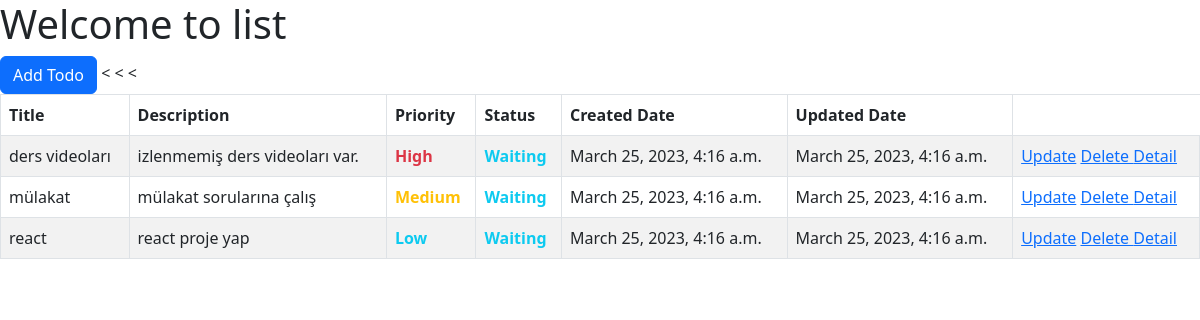
/todo/, run on the app's committed database.
### todo/models.py (models this page shows, shortened)
class Todo(models.Model):
    title=models.CharField(max_length=100)
    desc=models.TextField()
    priority=models.SmallIntegerField(choices=priority_choices,default=1)
    status=models.CharField(choices=status_choices,default='W',max_length=1)
    created_date=models.DateTimeField(auto_now_add=True)
    updated_date=models.DateTimeField(auto_now=True)

### todo/views.py (the view)
# urls.py: path('', TodoListView.as_view(), name='todo_list'),
class TodoListView(ListView):
    model=Todo
    template_name = 'todo/list.html'

### todo/templates/todo/list.html (shortened to what this page needs)
{% extends 'base.html' %}
{% block container %}
{% block page_title %}
<h1>Welcome to list</h1>
{% endblock %}
<a href="/add" class="btn btn-primary">Add Todo</a>
<table class="table table-bordered table-striped">
  <thead>
    <tr>
      <th>Title</th>
      <th>Description</th>
      <th>Priority</th>
      <th>Status</th>
      <th>Created Date</th>
      <th>Updated Date</th>
    </tr>
  </thead>
  <tbody>
    {% for todo in object_list %}
    <tr>
      <td>{{ todo.title }}</td>
      <td>{{ todo.desc }}</td>
      <td>
                     <b class="{% if todo.priority == 1 %}text-danger{% elif todo.priority == 2 %}text-warning{% else %}text-info{% endif %}">
                     {{ todo.get_priority_display }}
                    </b>
                </td>
      <td > <b class="{% if todo.status == 'C' %}text-danger{% elif todo.status == 'P' %}text-warning{% else %}text-info{% endif %}">
                    {{ todo.get_status_display }}</b></td>
      <td>{{ todo.created_date }}</td>
      <td>{{ todo.updated_date }}</td>
      <td><a href="update/{{todo.id}}">Update</a> <a href="delete/{{todo.id}}" >Delete </a><a href="detail/{{todo.id}}" >Detail</a> </td>
    </tr>
    {% empty %}
    <tr>
      <td colspan="6">No todos found.</td>
    </tr>
    {% endfor %}
  </tbody>
</table>
{% endblock container %}

### todo/templates/base.html (shortened to what this page needs)
<!DOCTYPE html>
<html lang="en">
<head>
    <link href="https://cdn.jsdelivr.net/npm/bootstrap@5.3.0-alpha2/dist/css/bootstrap.min.css" rel="stylesheet">
</head>
<body>
    {% block container %}{% endblock container %}
</body>
</html>

### data on the page
Todo: title "ders videoları", desc "izlenmemiş ders videoları var.", priority "High", status "Waiting", created_date "March 25, 2023, 4:16 a.m.", updated_date "March 25, 2023, 4:16 a.m."
Todo: title "mülakat", desc "mülakat sorularına çalış", priority "Medium", status "Waiting", created_date "March 25, 2023, 4:16 a.m.", updated_date "March 25, 2023, 4:16 a.m."
Todo: title "react", desc "react proje yap", priority "Low", status "Waiting", created_date "March 25, 2023, 4:16 a.m.", updated_date "March 25, 2023, 4:16 a.m."
